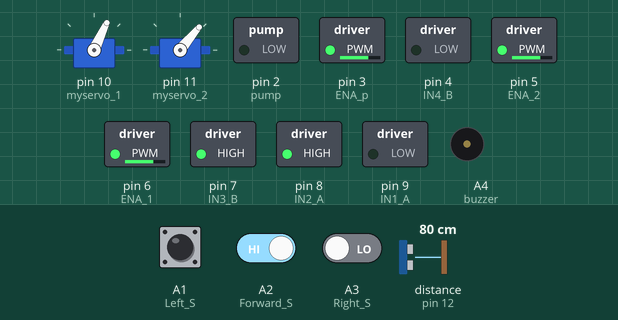
Bench run of a sketch on a simulated Arduino Uno, built with avr-gcc and run on an emulated ATmega328P. Shown: 2 × servo, switched loads named in the sketch (green lamp = pin HIGH), buzzer (waves = sounding, pin HIGH). Dashed ring = blinking. Inputs (shaded band) come from the test bench; at power-on: A1 (Left_S) LOW, A2 (Forward_S) HIGH, A3 (Right_S) LOW, distance to the obstacle (sensor on pin 12) 80 cm. The echo pulse lasts 58.3 µs per cm; pins used as bus, display or sensor lines are not drawn.

Above: at 1.4 s.
1.5 s: A1 (Left_S) pulled HIGH for 0.35 s
At 2.05 s:
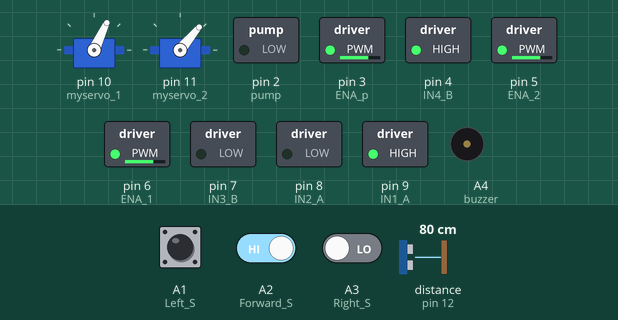
4.5 s: A2 (Forward_S) driven LOW
At 5.07 s:
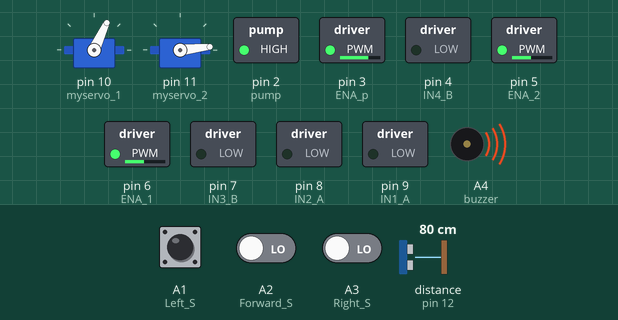
7.5 s: A2 (Forward_S) driven HIGH
At 9.42 s:
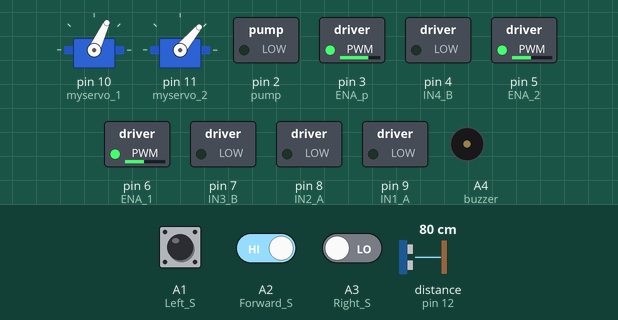
10.5 s: A1 (Left_S) pulled HIGH for 3.2 s
At 11.22 s:
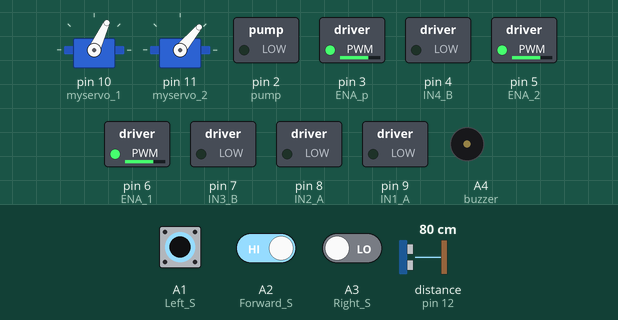
15.2 s: A1 (Left_S) driven HIGH and A3 (Right_S) driven HIGH
At 16.5 s:
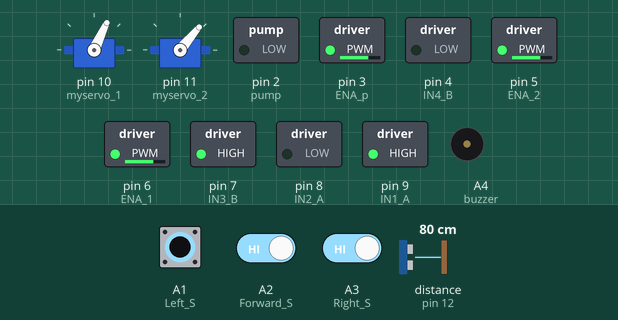
16.9 s: A1 (Left_S) driven LOW
At 17.15 s:
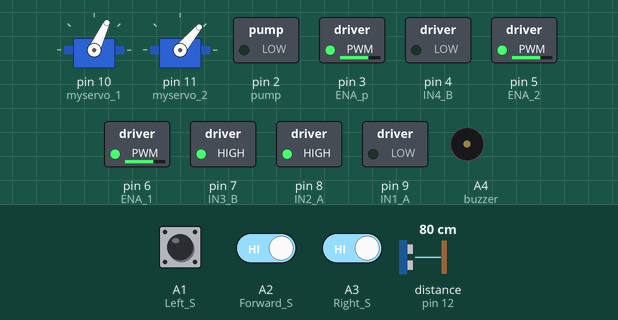
Timing chart, 0 to 20.9 s (numbered marks = the images above; inputs shaded):
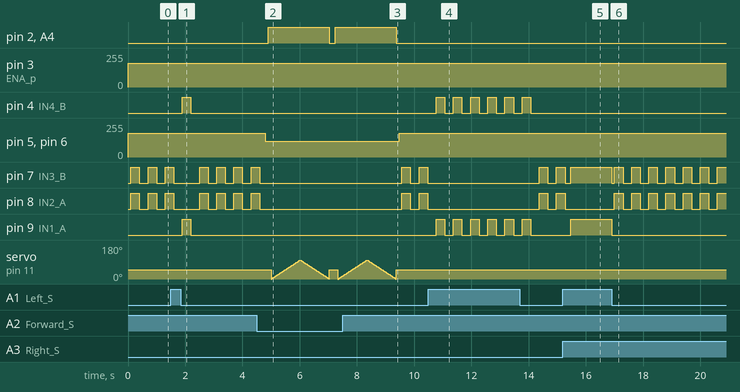

Measured:
- after the input at 1.5 s, pin 4 (IN4_B), pin 9 (IN1_A): LOW → HIGH after 0.40 s, → LOW 0.30 s later
- after the input at 4.5 s, pin 2 (pump), A4 (buzzer): LOW → HIGH after 0.40 s, → LOW 2.1 s later, → HIGH 0.20 s later; pin 5 (ENA_2), pin 6 (ENA_1): 180/255 → 120/255 after 0.30 s; pin 7 (IN3_B), pin 8 (IN2_A): goes on until 4.6 s, then stays LOW
- after the input at 7.5 s, pin 2 (pump), A4 (buzzer): goes on until 9.4 s, then stays LOW; pin 5 (ENA_2), pin 6 (ENA_1): 120/255 → 180/255 after 2.0 s; pin 7 (IN3_B), pin 8 (IN2_A): alternates HIGH for 0.30 s and LOW for 0.30 s, starting after 2.1 s
- after the input at 10.5 s, pin 4 (IN4_B), pin 9 (IN1_A): alternates HIGH for 0.30 s and LOW for 0.30 s, 12 changes in all, then stays LOW, starting after 0.27 s
- after the input at 15.2 s, pin 8 (IN2_A): goes on until 15.3 s, then stays LOW; pin 9 (IN1_A): LOW → HIGH after 0.28 s
- after the input at 16.9 s, pin 7 (IN3_B): HIGH → LOW at once, then repeats every 0.60 s: HIGH 0.30 s, LOW 0.30 s; pin 8 (IN2_A): alternates HIGH for 0.30 s and LOW for 0.30 s, starting after 0.10 s; pin 9 (IN1_A): HIGH → LOW at once
- by itself, pin 7 (IN3_B), pin 8 (IN2_A): repeats every 0.60 s: HIGH 0.30 s, LOW 0.30 s

The sketch:

firefighter_obstacle_avoiding_robot.ino
```cpp
#include<Servo.h>

Servo myservo_1;
Servo myservo_2;

#define Left_S A1
#define Right_S A3
#define Forward_S A2
#define buzzer A4
#define IN1_A 9
#define IN2_A 8
#define IN3_B 7
#define IN4_B 4
#define ENA_1 6
#define ENA_2 5
#define ENA_p 3
#define pump 2
#define trigpin 13
#define echopin 12

int pos=0;
boolean fire=false;
int Robotspeed;
int pumpspeed;
void setup()
{
  pinMode(Left_S, INPUT);
  pinMode(Right_S, INPUT);
  pinMode(Forward_S, INPUT);

  pinMode(IN1_A, OUTPUT);
  pinMode(IN2_A, OUTPUT);
  pinMode(IN3_B, OUTPUT);
  pinMode(IN4_B, OUTPUT);
  pinMode(ENA_1, OUTPUT);
  pinMode(ENA_2, OUTPUT);
  pinMode(ENA_p, OUTPUT);
  pinMode(pump, OUTPUT);
  pinMode(buzzer, OUTPUT);
  pinMode(trigpin, OUTPUT);
  pinMode(echopin, INPUT);

  myservo_1.attach(10);
  myservo_2.attach(11);
  myservo_1.write(65);
  myservo_2.write(50);
}


void loop()
{
  Robotspeed=180;
  analogWrite(ENA_1,Robotspeed);
  analogWrite(ENA_2,Robotspeed);
  pumpspeed=180;
  analogWrite(ENA_p,pumpspeed);
  int distanceF=0;
  int distanceR=0;
  int distanceL=0;

  TOP:
  if(digitalRead(Forward_S)==LOW ||digitalRead(Left_S)==LOW || digitalRead(Right_S)==LOW)
    {
      if(digitalRead(Forward_S)==LOW)
      {
        Robotspeed=120;
           analogWrite(ENA_1,Robotspeed);
           analogWrite(ENA_2,Robotspeed);
        Robotstop();
        delay(100);
        digitalWrite(buzzer,HIGH);
        fire=true;
      }
      else if(digitalRead(Left_S)==LOW)
      {
        Robotstop();
        delay(100);
        Robotleft();
        delay(300);
        Robotstop();
        delay(200);
      }
      else if(digitalRead(Right_S)==LOW)
      {
        Robotstop();
        delay(100);
        Robotright();
        delay(300);
        Robotstop();
        delay(200);
      }
      else
      {

      }
      while(fire==true){
        off_fire();
      }
    }
  else
    {
      distanceF=search();
      if(distanceF<=30)
      {
        Robotspeed=150;
        analogWrite(ENA_1,Robotspeed);
        analogWrite(ENA_2,Robotspeed);
        Robotstop();
        delay(100);
        Robotbackward();
        delay(200);
        Robotstop();
        distanceR=lookRight();
        delay(400);
        distanceL=lookLeft();
        delay(400);
         if(distanceR>distanceL)
         {
          Robotbackward();
          delay(100);
          Robotright();
          delay(450);
          Robotstop();
          delay(50);
           if(digitalRead(Forward_S)==LOW || digitalRead(Left_S)==LOW || digitalRead(Right_S)==LOW)
            {
              goto TOP;
              }
           }
           else if(distanceR<distanceL)
           {
            Robotbackward();
            delay(100);
            Robotleft();
            delay(450);
            Robotstop();
            delay(50);
              if(digitalRead(Forward_S)==LOW || digitalRead(Left_S)==LOW || digitalRead(Right_S)==LOW)
              {
                goto TOP;
              }
           }
           else
           {
            Robotbackward();
            delay(500);
            Robotstop();
            delay(200);
           }
      }
     else
     {
       Robotspeed=180;
       analogWrite(ENA_1,Robotspeed);
       analogWrite(ENA_2,Robotspeed);
       Robotforward();
     }
    }
}

int search(void)
{
  float duration=0.00;
  float CM=0.00;
  digitalWrite(trigpin,LOW);
  delayMicroseconds(2);
  digitalWrite(trigpin,HIGH);
  delayMicroseconds(10);
  digitalWrite(trigpin,LOW);
  duration=pulseIn(echopin,HIGH);
  CM=(duration/58.82);
  return CM;
}

int lookRight()
{
  myservo_1.write(0);
  delay(500);
  int distance = search();
  delay(100);
  myservo_1.write(65);
  return distance;
}

int lookLeft()
{
  myservo_1.write(135);
  delay(500);
  int distance = search();
  delay(100);
  myservo_1.write(65);
  return distance;
  delay(100);
}

void off_fire()
{
  pumpspeed=180;
  analogWrite(ENA_p,pumpspeed);
  digitalWrite(pump,HIGH);
  delay(100);
  for (pos = 0; pos <= 100; pos += 1)
  {
    myservo_2.write(pos);
    delay(10);
  }
  for (pos = 100; pos >= 0; pos -= 1)
  {
    myservo_2.write(pos);
    delay(10);
  }
  digitalWrite(pump,LOW);
  digitalWrite(buzzer,LOW);
  myservo_2.write(50);
  delay(100);
  fire=false;
}

void  Robotforward()
{
  digitalWrite(IN1_A,HIGH);
  digitalWrite(IN2_A,LOW);
  digitalWrite(IN3_B,HIGH);
  digitalWrite(IN4_B,LOW);
}

void Robotbackward()
{
  digitalWrite(IN1_A,LOW);
  digitalWrite(IN2_A,HIGH);
  digitalWrite(IN3_B,LOW);
  digitalWrite(IN4_B,HIGH);
}

void Robotleft()
{
  digitalWrite(IN1_A,LOW);
  digitalWrite(IN2_A,HIGH);
  digitalWrite(IN3_B,HIGH);
  digitalWrite(IN4_B,LOW);
}

void Robotright()
{
  digitalWrite(IN1_A,HIGH);
  digitalWrite(IN2_A,LOW);
  digitalWrite(IN3_B,LOW);
  digitalWrite(IN4_B,HIGH);
}
void Robotstop()
{
  digitalWrite(IN1_A,LOW);
  digitalWrite(IN2_A,LOW);
  digitalWrite(IN3_B,LOW);
  digitalWrite(IN4_B,LOW);
}
```
